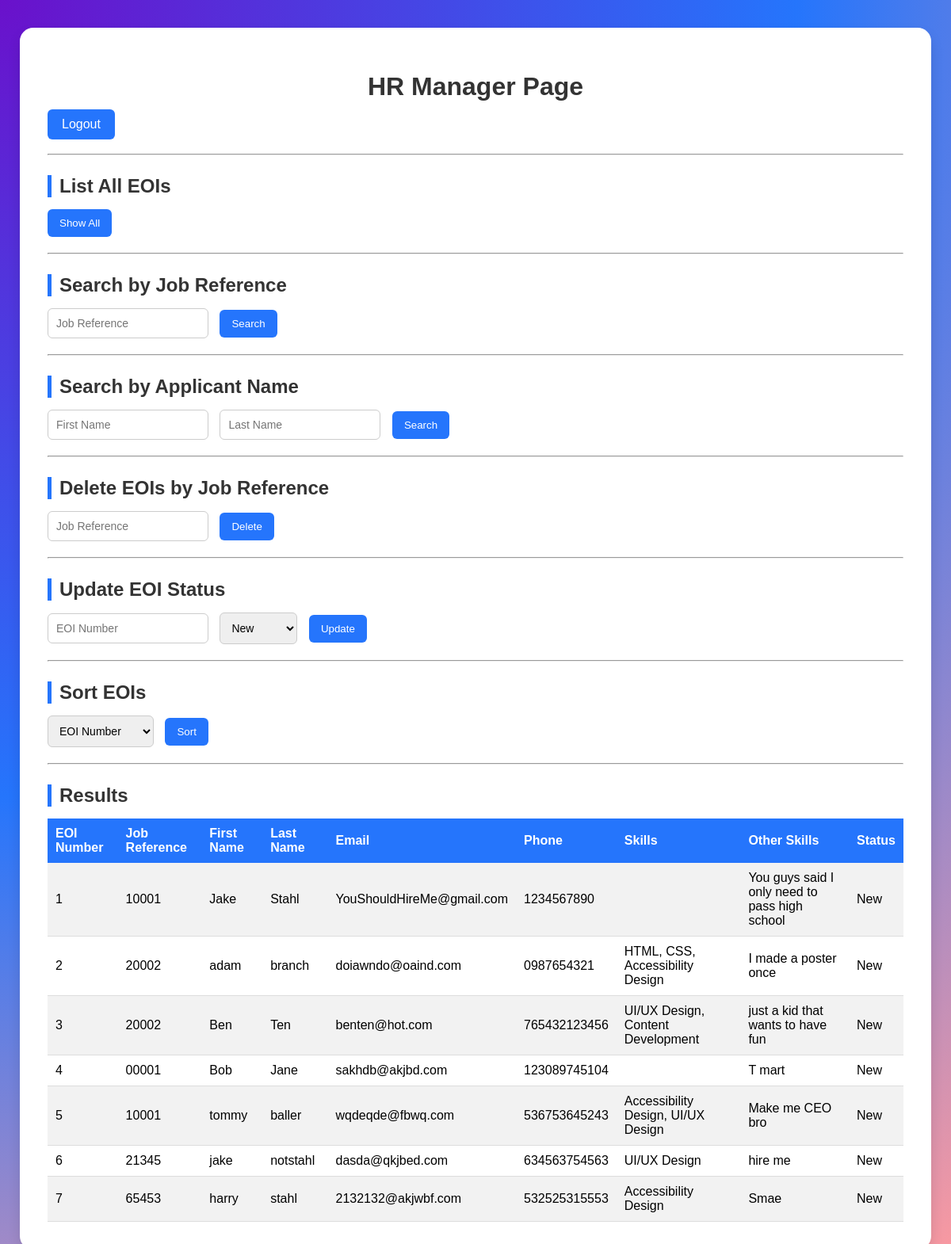
Page /Manager.php (signed in) on the committed database.
### tables this page shows
CREATE TABLE `eoi` (
  `EOInumber` int(11) NOT NULL,
  `jobref` varchar(5) NOT NULL,
  `firstname` varchar(20) NOT NULL,
  `lastname` varchar(20) NOT NULL,
  `dob` varchar(10) NOT NULL,
  `gender` varchar(20) NOT NULL,
  `streetaddress` varchar(40) NOT NULL,
  `suburb` varchar(40) NOT NULL,
  `state` varchar(3) NOT NULL,
  `postcode` varchar(4) NOT NULL,
  `email` varchar(50) NOT NULL,
  `phone` varchar(12) NOT NULL,
  `skills` text DEFAULT NULL,
  `otherskills` varchar(300) DEFAULT NULL,
  `declaration` varchar(10) NOT NULL,
  `status` enum('New','Current','Final') NOT NULL DEFAULT 'New'
);

### Manager.php (the view, shortened to what this page needs)
<?php
require_once("settings.php");
$conn = @mysqli_connect($host, $user, $pwd, $sql_db);
function displayTable($result)
{
    if ($result && mysqli_num_rows($result) > 0)
    {
        echo "<table>";
        echo "<tr>
                <th>EOI Number</th>
                <th>Job Reference</th>
                <th>First Name</th>
                <th>Last Name</th>
                <th>Email</th>
                <th>Phone</th>
                <th>Skills</th>
                <th>Other Skills</th>
                <th>Status</th>
              </tr>";
        while ($row = mysqli_fetch_assoc($result))
        {
            echo "<tr>";
            echo "<td>" . $row["EOInumber"] . "</td>";
            echo "<td>" . $row["jobref"] . "</td>";
            echo "<td>" . $row["firstname"] . "</td>";
            echo "<td>" . $row["lastname"] . "</td>";
            echo "<td>" . $row["email"] . "</td>";
            echo "<td>" . $row["phone"] . "</td>";
            echo "<td>" . $row["skills"] . "</td>";
            echo "<td>" . $row["otherskills"] . "</td>";
            echo "<td>" . $row["status"] . "</td>";
            echo "</tr>";
        }
        echo "</table>";
    }
    else
    {
        echo "<p>No results found.</p>";
    }
}
?>
<!DOCTYPE html>
<html lang="en">
<head>
<link rel="stylesheet" href="Styles/manager.css">
</head>
<body>
<div class="manager-container">
<h1>HR Manager Page</h1>
<a href="index.php" class="logout-btn">Logout</a>
<hr>
<h2>List All EOIs</h2>
<form method="post">
    <input type="submit"
           name="list_all"
           value="Show All">
</form>
<hr>
<h2>Search by Job Reference</h2>
<form method="post">
    <input type="text"
           name="job_ref"
           placeholder="Job Reference"
           required>
    <input type="submit"
           name="search_job"
           value="Search">
</form>
<hr>
<h2>Search by Applicant Name</h2>
<form method="post">
    <input type="text"
           name="fname"
           placeholder="First Name">
    <input type="text"
           name="lname"
           placeholder="Last Name">
    <input type="submit"
           name="search_name"
           value="Search">
</form>
<hr>
<h2>Delete EOIs by Job Reference</h2>
<form method="post">
    <input type="text"
           name="delete_ref"
           placeholder="Job Reference"
           required>
    <input type="submit"
           name="delete_btn"
           value="Delete">
</form>
<hr>
<h2>Update EOI Status</h2>
<form method="post">
    <input type="number"
           name="eoi_id"
           placeholder="EOI Number"
           required>
    <select name="status">
        <option value="New">New</option>
    </select>
    <input type="submit"
           name="update_status"
           value="Update">
</form>
<hr>
<h2>Sort EOIs</h2>
<form method="post">
    <select name="sort_field">
        <option value="EOInumber">EOI Number</option>
    </select>
    <input type="submit"
           name="sort_btn"
           value="Sort">
</form>
<hr>
<h2>Results</h2>
<?php
if (isset($_POST["list_all"]))
{
    $sql = "SELECT * FROM eoi";
    $result = mysqli_query($conn, $sql);
    displayTable($result);
}
else
{
    $sql = "SELECT * FROM eoi";
    $result = mysqli_query($conn, $sql);
    displayTable($result);
}
?>
</div>
</body>
</html>

### Styles/manager.css (style rules this page uses)
body { background: radial-gradient(circle at top left, #6a11cb, #2575fc, #ff9a9e); margin: 0; padding: 0; font-family: Arial, sans-serif; min-height: 100vh; }
.manager-container { background-color: white; width: 90%; max-width: 1100px; margin: 40px auto; padding: 30px; border-radius: 12px; box-shadow: 0 0 0 5px white, 0 8px 20px rgba(0,0,0,0.2); }
h1 { text-align: center; color: #333; margin-bottom: 10px; }
h2 { color: #333; margin-top: 25px; margin-bottom: 10px; border-left: 5px solid #2575fc; padding-left: 10px; }
a { display: inline-block; padding: 10px 18px; background-color: #2575fc; color: white; text-decoration: none; border-radius: 6px; transition: 0.3s; margin-bottom: 10px; }
input[type="submit"] { padding: 10px 15px; background-color: #2575fc; color: white; border: none; border-radius: 6px; cursor: pointer; transition: 0.3s; margin-top: 5px; }
form { margin-bottom: 20px; }
input[type="text"], input[type="number"], select { padding: 10px; border: 1px solid #ccc; border-radius: 6px; margin-right: 10px; margin-top: 5px; font-size: 14px; }
table { width: 100%; border-collapse: collapse; margin-top: 15px; background: #fff; }
table th { background-color: #2575fc; color: white; padding: 10px; text-align: left; }
table td { padding: 10px; border-bottom: 1px solid #ddd; }
table tr:nth-child(even) { background-color: #f2f2f2; }

### rows in the picture
eoi: EOInumber "1", jobref "10001", firstname "Jake", lastname "Stahl", email "YouShouldHireMe@gmail.com", phone "1234567890", otherskills "You guys said I only need to pass high school", status "New"
eoi: EOInumber "2", jobref "20002", firstname "adam", lastname "branch", email "doiawndo@oaind.com", phone "0987654321", skills "HTML, CSS, Accessibility Design", otherskills "I made a poster once", status "New"
eoi: EOInumber "3", jobref "20002", firstname "Ben", lastname "Ten", email "benten@hot.com", phone "765432123456", skills "UI/UX Design, Content Development", otherskills "just a kid that wants to have fun", status "New"
eoi: EOInumber "4", jobref "00001", firstname "Bob", lastname "Jane", email "sakhdb@akjbd.com", phone "123089745104", otherskills "T mart", status "New"
eoi: EOInumber "5", jobref "10001", firstname "tommy", lastname "baller", email "wqdeqde@fbwq.com", phone "536753645243", skills "Accessibility Design, UI/UX Design", otherskills "Make me CEO bro", status "New"
eoi: EOInumber "6", jobref "21345", firstname "jake", lastname "notstahl", email "dasda@qkjbed.com", phone "634563754563", skills "UI/UX Design", otherskills "hire me", status "New"
eoi: EOInumber "7", jobref "65453", firstname "harry", lastname "stahl", email "2132132@akjwbf.com", phone "532525315553", skills "Accessibility Design", otherskills "Smae", status "New"
